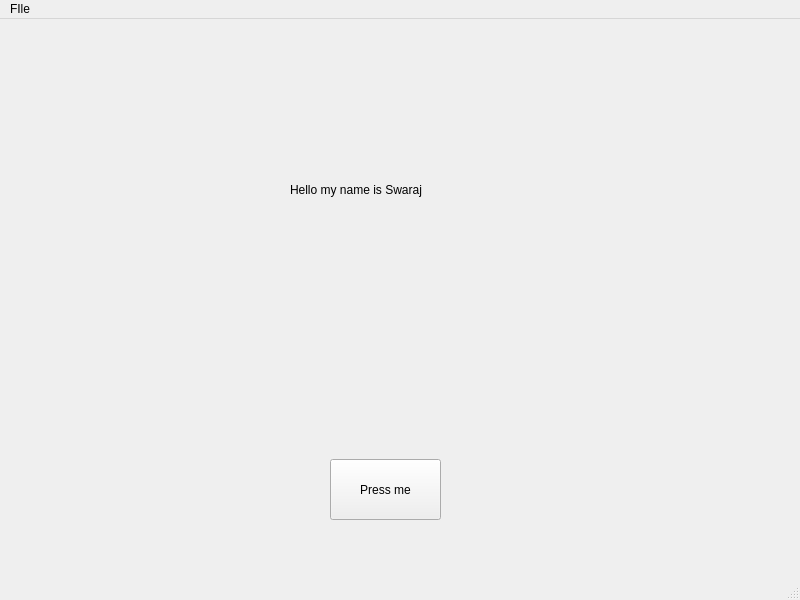
<?xml version="1.0" encoding="UTF-8"?>
<ui version="4.0">
 <class>MainWindow</class>
 <widget class="QMainWindow" name="MainWindow">
  <property name="geometry">
   <rect>
    <x>0</x>
    <y>0</y>
    <width>800</width>
    <height>600</height>
   </rect>
  </property>
  <property name="windowTitle">
   <string>MainWindow</string>
  </property>
  <widget class="QWidget" name="centralwidget">
   <widget class="QPushButton" name="b1">
    <property name="geometry">
     <rect>
      <x>330</x>
      <y>440</y>
      <width>111</width>
      <height>61</height>
     </rect>
    </property>
    <property name="text">
     <string>Press me</string>
    </property>
   </widget>
   <widget class="QLabel" name="label1">
    <property name="geometry">
     <rect>
      <x>290</x>
      <y>120</y>
      <width>181</width>
      <height>101</height>
     </rect>
    </property>
    <property name="text">
     <string>Hello my name is Swaraj</string>
    </property>
   </widget>
  </widget>
  <widget class="QMenuBar" name="menubar">
   <property name="geometry">
    <rect>
     <x>0</x>
     <y>0</y>
     <width>800</width>
     <height>22</height>
    </rect>
   </property>
   <widget class="QMenu" name="menuFIle">
    <property name="title">
     <string>FIle</string>
    </property>
   </widget>
   <addaction name="menuFIle"/>
  </widget>
  <widget class="QStatusBar" name="statusbar"/>
 </widget>
 <resources/>
 <connections/>
</ui>
